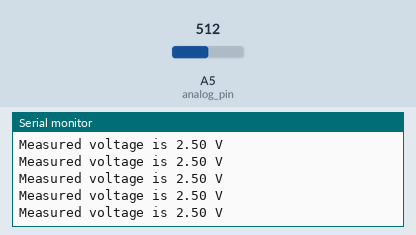
Recording of a sketch running on a simulated Arduino Uno, built with avr-gcc and run on an emulated ATmega328P. Parts: the last lines printed to the serial monitor. The inputs (shaded band) are chosen by the test bench; at power-on: A5 (analog_pin) = 512.

Above: at 1.2 s.
1.3 s: A5 (analog_pin) set to 716
At 1.56 s:
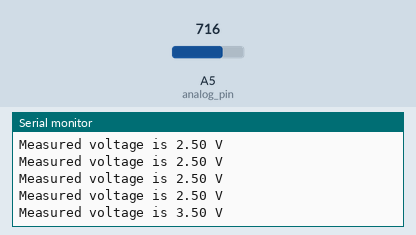
2.8 s: A5 (analog_pin) set to 900
At 2.96 s:
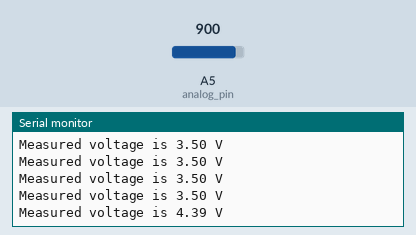
Timing chart, 0 to 5.8 s (numbered marks = the images above; inputs shaded):
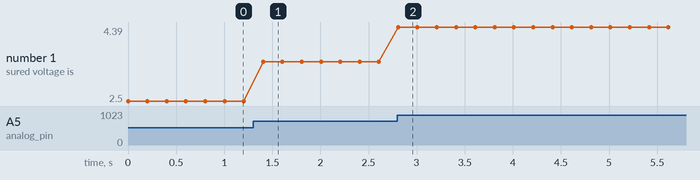

Measured:
- after the input at 1.3 s, the serial monitor: prints a new line after 0.10 s (image 1)
- after the input at 2.8 s, the serial monitor: prints a new line at once (image 2)
- plotted number 1: 2.5 → 3.5 after the input at 1.3 s, 3.5 → 4.39 after the input at 2.8 s

The sketch:

arduino_adc.ino
```cpp
int analog_pin = A5;
int val = 0;
float val_V = 0.0;
void setup() {
  // put your setup code here, to run once:
  Serial.begin(9600);
  pinMode(analog_pin, INPUT);
}

void loop() {
  // put your main code here, to run repeatedly:
  val = analogRead(analog_pin);
  val_V = val * (5.0 / 1024.0);
  Serial.println("Measured voltage is " + (String)val_V +" V");
  delay(200);
}
```
